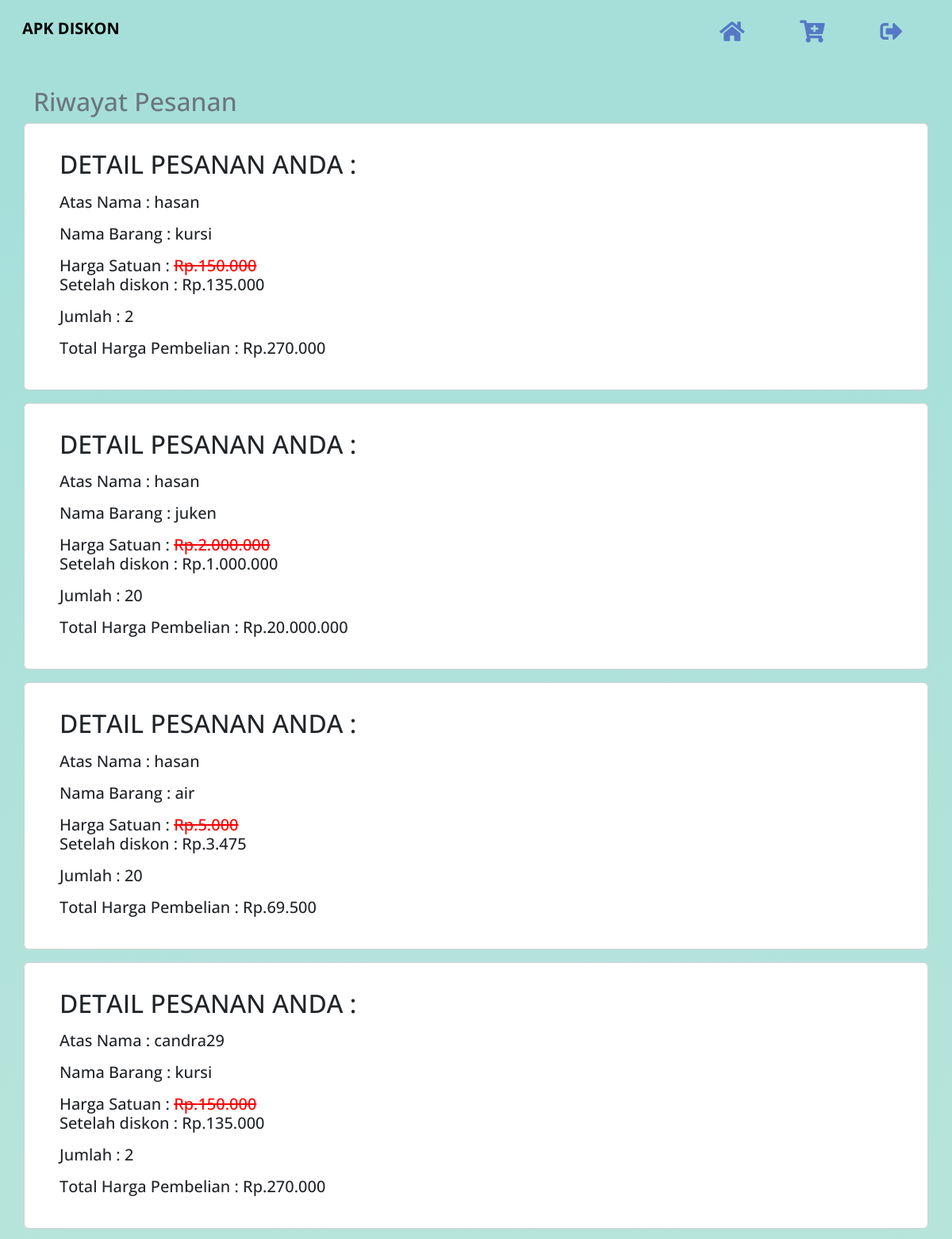
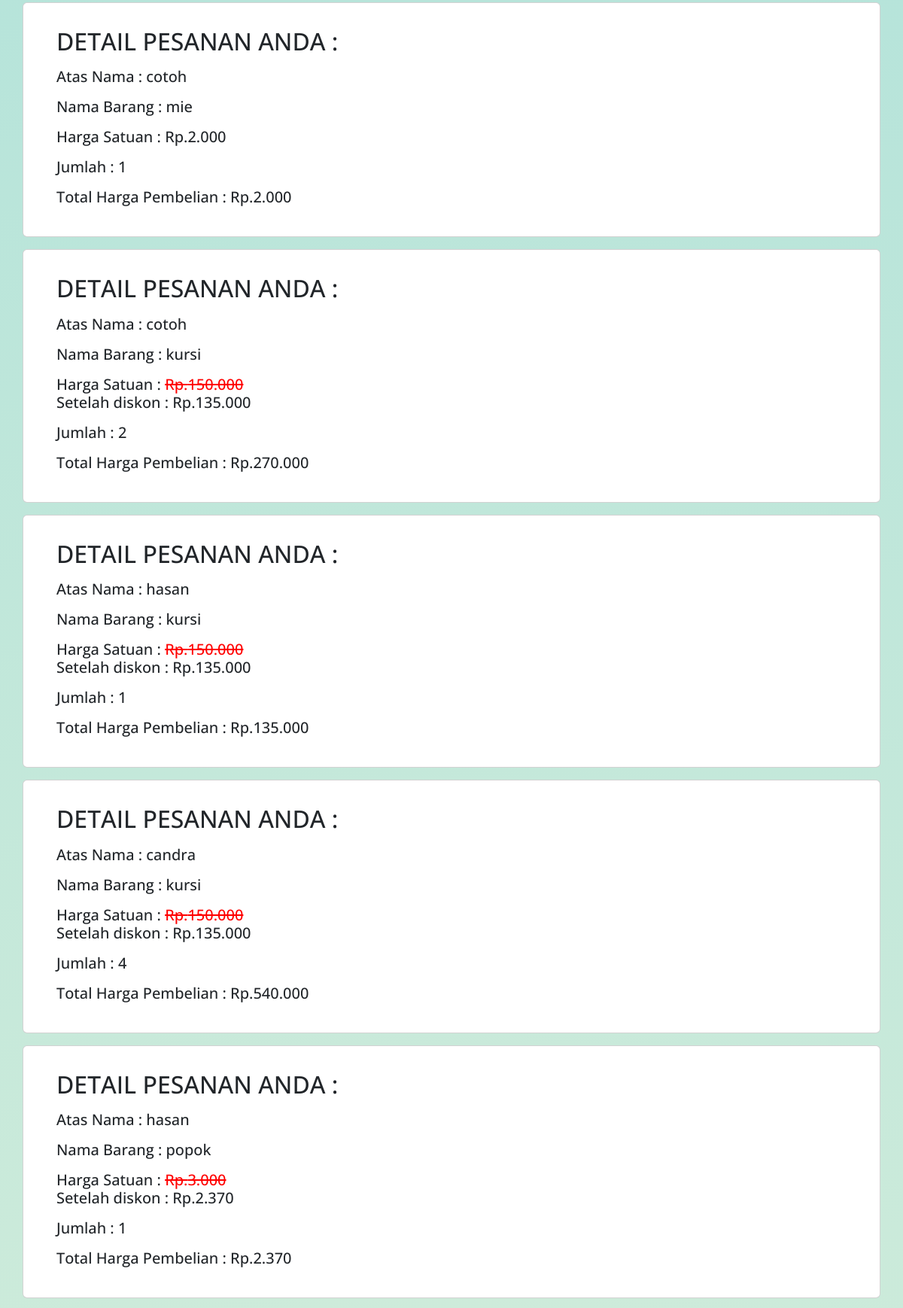
The app's page /candra/htdocs/views/terjual.php (signed in, upper part) with its own data (2 pictures, top to bottom).
### tables this page shows
CREATE TABLE `transaksi` (
  `IdTransaksi` int(11) NOT NULL,
  `Jumlah` int(50) DEFAULT NULL,
  `TotalHarga` int(255) DEFAULT NULL,
  `IdBarang` int(11) DEFAULT NULL,
  `IdUser` int(11) DEFAULT NULL
);

CREATE TABLE `user` (
  `IdUser` int(11) NOT NULL,
  `Username` varchar(50) DEFAULT NULL,
  `Password` varchar(255) DEFAULT NULL,
  `NamaLengkap` varchar(50) DEFAULT NULL,
  `Role` enum('Admin','Pengguna') DEFAULT NULL
);

CREATE TABLE `barang` (
  `IdBarang` int(11) NOT NULL,
  `NamaBarang` varchar(50) DEFAULT NULL,
  `Harga` int(50) DEFAULT NULL,
  `Besarandiskon` decimal(10,2) DEFAULT NULL
);

### candra/htdocs/controllers/transaksi.php (called while the page is built, shortened)
<?php
include_once __DIR__ . '/../models/transaksi.php';
$transaksi = new Transaksi();

### candra/htdocs/controllers/conn.php (called while the page is built, shortened)
<?php
class database
{
	private $host = "sql213.infinityfree.com";
	private $uname = "if0_38731042";
	private $pass = "DwverzcH4jPmIr";
	private $db = "if0_38731042_diskon";
	function __construct()
	{
		$this->koneksi = mysqli_connect($this->host, $this->uname, $this->pass);
		mysqli_select_db($this->koneksi, $this->db);
		if ($this->koneksi) {
			return $this->koneksi;
		} else {
			echo "Koneksi database mysql dan php GAGAL !";
		}
	}
}

### candra/htdocs/models/transaksi.php (called while the page is built, shortened)
<?php
include_once '../controllers/conn.php';
class Transaksi{
    public function TampilTransaksii(){
        $conn = new database();
        $query = "SELECT transaksi.*, user.Username, barang.NamaBarang, barang.Harga, barang.Besarandiskon
                  FROM transaksi
                  INNER JOIN user ON transaksi.IdUser = user.IdUser
                  INNER JOIN barang ON transaksi.IdBarang = barang.IdBarang
                  ORDER BY transaksi.IdTransaksi DESC";
        $data = mysqli_query($conn->koneksi, $query);
        $hasil = [];
        while ($d = mysqli_fetch_object($data)) {
            $hasil[] = $d;
        }
        return $hasil;
    }
}

### candra/htdocs/views/terjual.php (the view, shortened to what this page needs)
<?php
include_once 'layouts/admin.php';
include_once '../controllers/transaksi.php';
$result = $transaksi->TampilTransaksii();
?>
<main>
<div class="container mt-4">
    <h2 class="text-secondary">Riwayat Pesanan</h2>
    <div class="row">
    <?php if (empty($result)) { ?>
        <h2>Tidak Ada Transaksi</h2>
    <?php } else { ?>
        <?php foreach ($result as $x):
               $harga = $x->Harga;
               $diskon = $x->Besarandiskon ?? 0;
               $hargaSetelahDiskon = ($diskon > 0) ? $harga - ($harga * $diskon / 100) : $harga; ?>
            <div class="card mb-3">
                <div class="card-body m-3">
                    <h2>DETAIL PESANAN ANDA :</h2>
                    <h5 class="mt-3 card-title">Atas Nama : <?= $x->Username ?></h5>
                    <h5 class="mt-3 card-title">Nama Barang : <?= $x->NamaBarang ?></h5>
                    <h5 class="mt-3">Harga Satuan :
                    <?php if ($diskon > 0): ?>
                        <span style="text-decoration: line-through; color: red;">
                            Rp.<?= number_format($harga, 0, ',', '.') ?>
                        </span>
                        <br>
                        <span>Setelah diskon : Rp.<?= number_format($hargaSetelahDiskon, 0, ',', '.') ?></span>
                    <?php else: ?>
                        <span>Rp.<?= number_format($harga, 0, ',', '.') ?></span>
                    <?php endif; ?>
                </h5>
                    <h5 class="mt-3">Jumlah : <?= $x->Jumlah ?></h5>
                    <h5 class="mt-3">Total Harga Pembelian : Rp.<?= number_format($x->TotalHarga, 0, ',', '.') ?></h5>
                </div>
            </div>
        <?php endforeach; ?>
    <?php } ?>
    </div>
    </div>
</main>

### candra/htdocs/assets/css/style.css (style rules this page uses)
* { margin: 0; padding: 0; font-family: "Open Sans", sans-serif; }
body { background: #e3f2fd; background: radial-gradient(circle, #d4edda 10%, #a6dfda 95%); }
main { margin-top: 70px; padding: 15px; }

### records on screen
transaksi: IdUser.Username "hasan", IdBarang.NamaBarang "kursi", IdBarang.Harga "150.000", IdBarang.Harga "135.000", Jumlah "2", TotalHarga "270.000"
transaksi: IdUser.Username "hasan", IdBarang.NamaBarang "juken", IdBarang.Harga "2.000.000", IdBarang.Harga "1.000.000", Jumlah "20", TotalHarga "20.000.000"
transaksi: IdUser.Username "hasan", IdBarang.NamaBarang "air", IdBarang.Harga "5.000", IdBarang.Harga "3.475", Jumlah "20", TotalHarga "69.500"
transaksi: IdUser.Username "candra29", IdBarang.NamaBarang "kursi", IdBarang.Harga "150.000", IdBarang.Harga "135.000", Jumlah "2", TotalHarga "270.000"
transaksi: IdUser.Username "cotoh", IdBarang.NamaBarang "mie", IdBarang.Harga "2.000", Jumlah "1", TotalHarga "2.000"
transaksi: IdUser.Username "cotoh", IdBarang.NamaBarang "kursi", IdBarang.Harga "150.000", IdBarang.Harga "135.000", Jumlah "2", TotalHarga "270.000"
transaksi: IdUser.Username "hasan", IdBarang.NamaBarang "kursi", IdBarang.Harga "150.000", IdBarang.Harga "135.000", Jumlah "1", TotalHarga "135.000"
transaksi: IdUser.Username "candra", IdBarang.NamaBarang "kursi", IdBarang.Harga "150.000", IdBarang.Harga "135.000", Jumlah "4", TotalHarga "540.000"
transaksi: IdUser.Username "hasan", IdBarang.NamaBarang "popok", IdBarang.Harga "3.000", IdBarang.Harga "2.370", Jumlah "1", TotalHarga "2.370"
